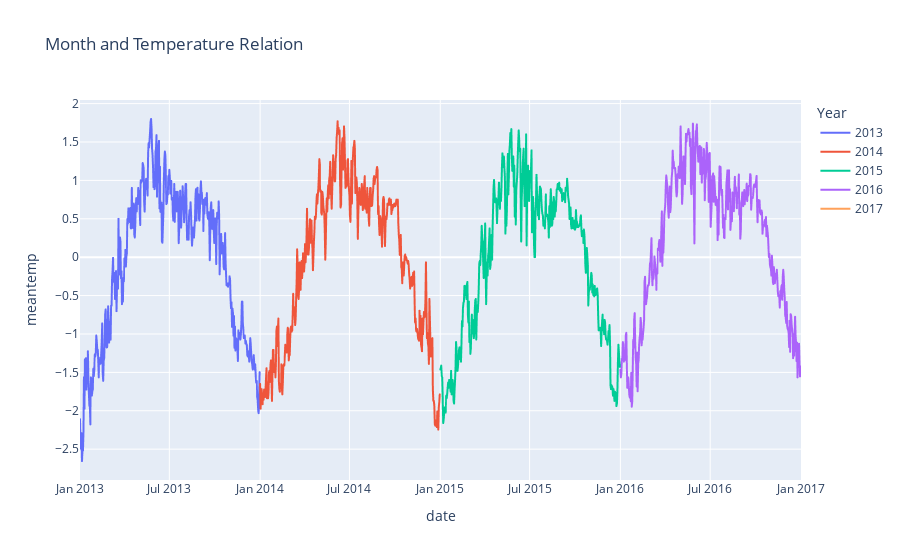

Notebook code cell kept with this figure:
### Code cell
#Make the same plot in plotly with scaled data:
fig = px.line(df_scaled, x=df_scaled.index, y="meantemp", color="Year" ,title="Month and Temperature Relation")
fig.show()

### Figure 1 — Plotly figure (JSON) as saved in the notebook; plotly's stock layout.template omitted (floating-point values rounded to 4 significant figures; data arrays with more than 128 entries replaced by an {"elided": "..."} marker saying what was removed)
{"data": [{"hovertemplate": "Year=2013<br>date=%{x}<br>meantemp=%{y}<extra></extra>", "legendgroup": "2013", "line": {"color": "#636efa", "dash": "solid"}, "marker": {"symbol": "circle"}, "mode": "lines", "name": "2013", "showlegend": true, "type": "scattergl", "x": {"elided": "365 str values"}, "xaxis": "x", "y": {"elided": "365 float values"}, "yaxis": "y"}, {"hovertemplate": "Year=2014<br>date=%{x}<br>meantemp=%{y}<extra></extra>", "legendgroup": "2014", "line": {"color": "#EF553B", "dash": "solid"}, "marker": {"symbol": "circle"}, "mode": "lines", "name": "2014", "showlegend": true, "type": "scattergl", "x": {"elided": "365 str values"}, "xaxis": "x", "y": {"elided": "365 float values"}, "yaxis": "y"}, {"hovertemplate": "Year=2015<br>date=%{x}<br>meantemp=%{y}<extra></extra>", "legendgroup": "2015", "line": {"color": "#00cc96", "dash": "solid"}, "marker": {"symbol": "circle"}, "mode": "lines", "name": "2015", "showlegend": true, "type": "scattergl", "x": {"elided": "365 str values"}, "xaxis": "x", "y": {"elided": "365 float values"}, "yaxis": "y"}, {"hovertemplate": "Year=2016<br>date=%{x}<br>meantemp=%{y}<extra></extra>", "legendgroup": "2016", "line": {"color": "#ab63fa", "dash": "solid"}, "marker": {"symbol": "circle"}, "mode": "lines", "name": "2016", "showlegend": true, "type": "scattergl", "x": {"elided": "366 str values"}, "xaxis": "x", "y": {"elided": "366 float values"}, "yaxis": "y"}, {"hovertemplate": "Year=2017<br>date=%{x}<br>meantemp=%{y}<extra></extra>", "legendgroup": "2017", "line": {"color": "#FFA15A", "dash": "solid"}, "marker": {"symbol": "circle"}, "mode": "lines", "name": "2017", "showlegend": true, "type": "scattergl", "x": ["2017-01-01T00:00:00"], "xaxis": "x", "y": [-2.11], "yaxis": "y"}], "layout": {"legend": {"title": {"text": "Year"}, "tracegroupgap": 0}, "title": {"text": "Month and Temperature Relation"}, "xaxis": {"anchor": "y", "domain": [0, 1], "title": {"text": "date"}}, "yaxis": {"anchor": "x", "domain": [0, 1], "title": {"text": "meantemp"}}}}
